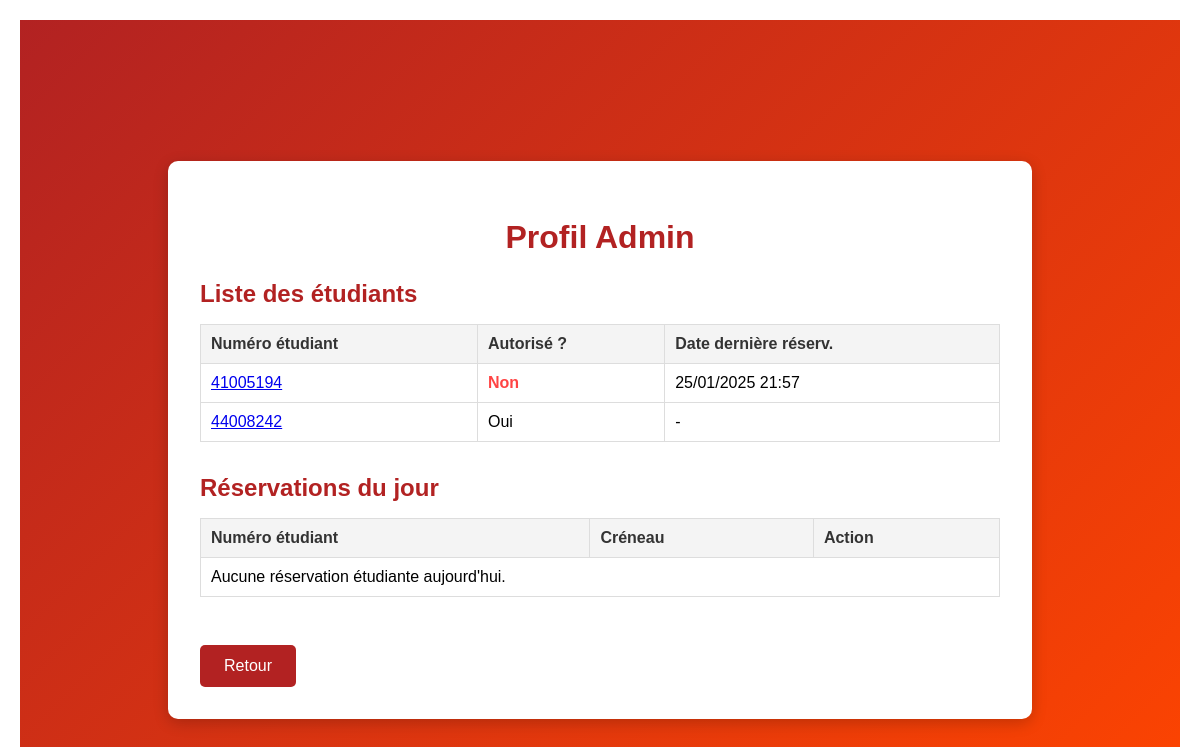
Page /profilAdmin/ (signed in) on the earlier database version.
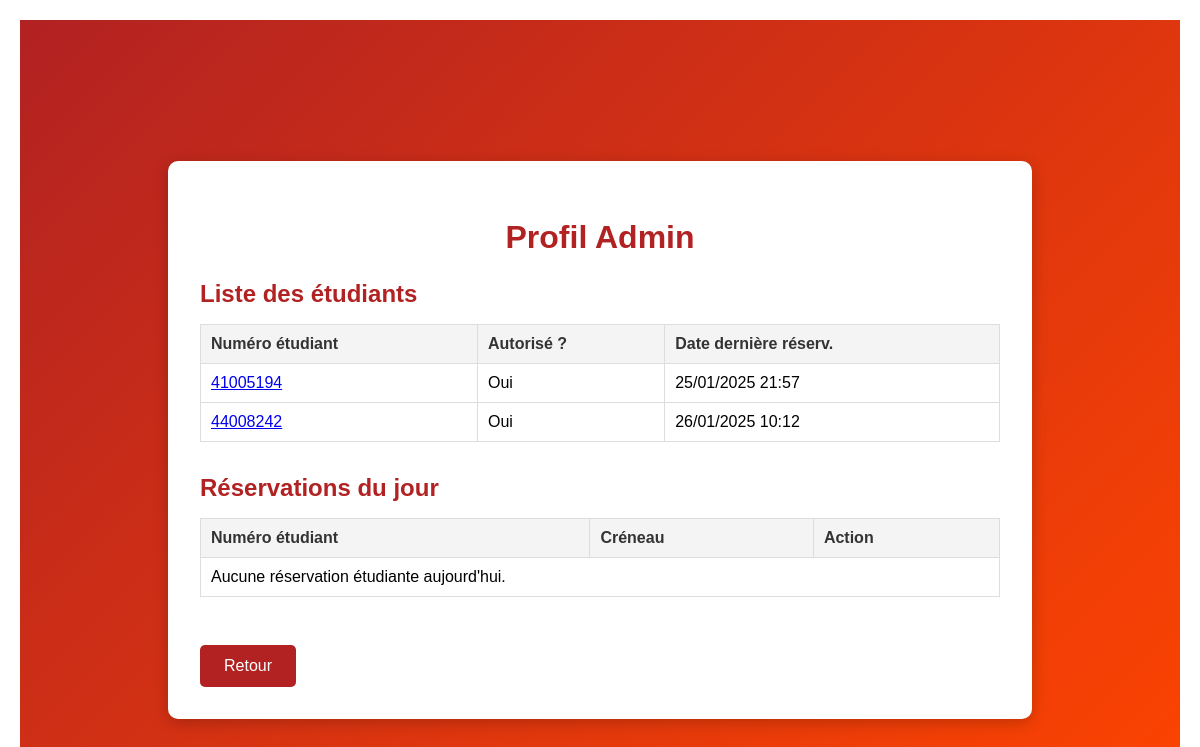
Same page on the later database version.
### Reservation/models.py (models this page shows, shortened)
class Etudiant(models.Model):
    num_etudiant = models.CharField(unique=True, max_length=8)
    autorise = models.BooleanField(default=True)
    date_derniere_reserv = models.DateTimeField(default=timezone.now)
    class Meta:
        managed = False
        db_table = 'Etudiant'

### Reservation/views.py (the view)
    def wrapper(request, *args, **kwargs):
        if not request.session.get('is_admin', False):
            return redirect('adminLogin')
        return view_func(request, *args, **kwargs)

### Reservation/views.py (called while the page is built)
def admin_required(view_func):
    def wrapper(request, *args, **kwargs):
        if not request.session.get('is_admin', False):
            return redirect('adminLogin')
        return view_func(request, *args, **kwargs)
    return wrapper

@admin_required
def profilAdmin(request):
    students = Etudiant.objects.all().order_by('num_etudiant')
    today = timezone.now().date()
    reservations_today = Reservation.objects.filter(
        date_field=today,
        admin_field=False
    ).order_by('creneau__heure_debut')  # ou un autre ordre de tri
    context = {
        'title': 'Profil Admin',
        'students': students,
        'reservations_today': reservations_today,
    }
    return render(request, 'profilAdmin.html', context)

### Reservation/templates/profilAdmin.html (shortened to what this page needs)
{% extends 'base.html' %}
{% block content %}
<div class="profile-container">
    <div class="profile-box">
        <h2>Profil Admin</h2>
        <div class="section">
            <h3>Liste des étudiants</h3>
            <table>
                <thead>
                    <tr>
                        <th>Numéro étudiant</th>
                        <th>Autorisé ?</th>
                        <th>Date dernière réserv.</th>
                    </tr>
                </thead>
                <tbody>
                    {% for student in students %}
                    <tr>
                        <td>
                            <a href="{% url 'profilEtudiant' student.num_etudiant %}">
                                {{ student.num_etudiant }}
                            </a>
                        </td>
                        <td>
                            {% if student.autorise %}Oui{% else %}<span class="blocked">Non</span>{% endif %}
                        </td>
                        <td>
                            {% if student.date_derniere_reserv %}
                                {{ student.date_derniere_reserv|date:"d/m/Y H:i" }}
                            {% else %}
                                -
                            {% endif %}
                        </td>
                    </tr>
                    {% endfor %}
                </tbody>
            </table>
        </div>
        <div class="section">
            <h3>Réservations du jour</h3>
            <table>
                <thead>
                    <tr>
                        <th>Numéro étudiant</th>
                        <th>Créneau</th>
                        <th>Action</th>
                    </tr>
                </thead>
                <tbody>
                    {% for reservation in reservations_today %}
                    <tr>
                        <td>{{ reservation.etudiant.num_etudiant }}</td>
                        <td>
                            {% if reservation.creneau %}
                                {{ reservation.creneau.heure_debut }} - {{ reservation.creneau.heure_fin }}
                            {% else %}
                                creneau id={{ reservation.creneau_id }}
                            {% endif %}
                        </td>
                        <td>
                            <a href="{% url 'cancelReservation' reservation.id %}" class="cancel-btn">
                                Annuler
                            </a>
                        </td>
                    </tr>
                    {% empty %}
                    <tr>
                        <td colspan="3">Aucune réservation étudiante aujourd'hui.</td>
                    </tr>
                    {% endfor %}
                </tbody>
            </table>
        </div>
        <a href="javascript:history.back()" class="back-button">Retour</a>
    </div>
</div>
{% endblock %}

### Reservation/templates/base.html (shortened to what this page needs)
<!DOCTYPE html>
<html lang="fr">
<head>
    {% load static %}
    <link rel="stylesheet" href="{% static 'css/styles.css' %}">
</head>
<body>
    <main>
        {% block content %}{% endblock %}
    </main>
</body>
</html>

### Reservation/static/css/styles.css (style rules this page uses)
body { font-family: Arial, sans-serif; margin: 20px; }
h2 { color: #333; }
table { width: 100%; border-collapse: collapse; margin-bottom: 20px; }
th, td { border: 1px solid #ccc; padding: 10px; text-align: left; }
th { background-color: #f4f4f4; }
.back-button { background-color: #4CAF50; }
.back-button { display: inline-block; margin-top: 1rem; padding: 0.5rem 1rem; background: #b22222; color: white; border: none; border-radius: 5px; text-decoration: none; font-size: 0.9rem; cursor: pointer; transition: background 0.3s ease; }
.profile-container { display: flex; justify-content: center; align-items: center; min-height: 100vh; background: linear-gradient(135deg, #b22222, #ff4500); font-family: 'Arial', sans-serif; padding: 20px; }
.profile-box { background: white; padding: 2rem; border-radius: 10px; box-shadow: 0 4px 15px rgba(0, 0, 0, 0.2); width: 100%; max-width: 800px; }
.profile-box h2 { font-size: 2rem; color: #b22222; margin-bottom: 1.5rem; text-align: center; }
.profile-box .section { margin-bottom: 2rem; }
.profile-box .section h3 { font-size: 1.5rem; color: #b22222; margin-bottom: 1rem; }
.profile-box table { width: 100%; border-collapse: collapse; margin-bottom: 1.5rem; }
.profile-box table th, .profile-box table td { border: 1px solid #ddd; padding: 10px; text-align: left; }
.profile-box table th { background-color: #f4f4f4; color: #333; }
.profile-box .back-button { padding: 0.75rem 1.5rem; background: #b22222; color: white; border: none; border-radius: 5px; font-size: 1rem; cursor: pointer; transition: background 0.3s ease; text-decoration: none; display: inline-block; }

Differences in the rows shown:
changed Etudiant (number 1 of 2 on the later page): autorise "Non" → "Oui"
changed Etudiant (number 2 of 2 on the later page): date_derniere_reserv (not shown) → "26/01/2025 10:12"; no longer shows "-"
